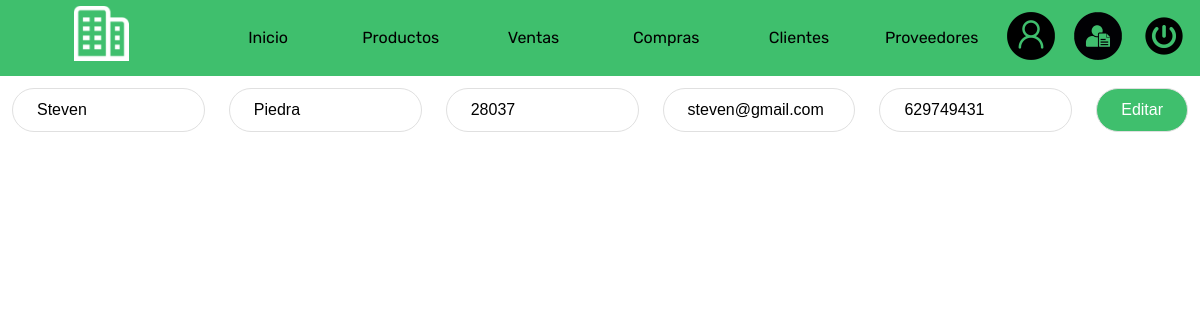
The app's page /editarclientes.php?dni=35678788C (signed in), older data.
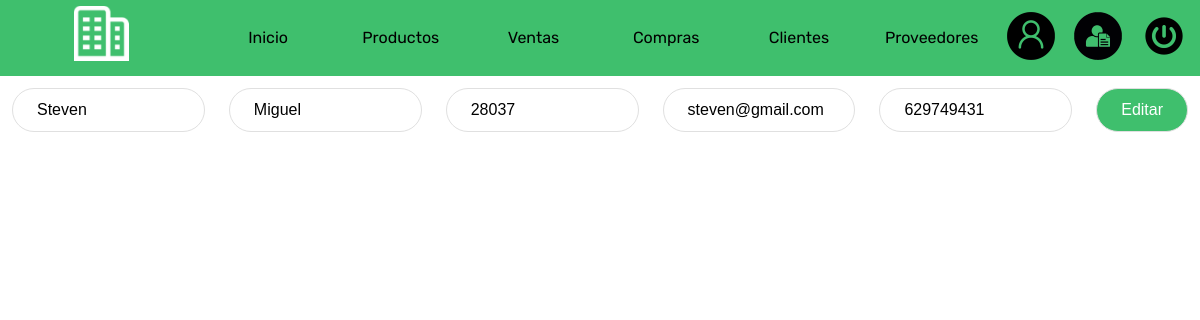
The same page, newer data.
### tables this page shows
CREATE TABLE `clientes` (
  `dni` varchar(9) NOT NULL,
  `nombre` varchar(30) DEFAULT NULL,
  `apellido` varchar(30) DEFAULT NULL,
  `correo` varchar(40) DEFAULT NULL,
  `ciudad` varchar(30) DEFAULT NULL,
  `cp` varchar(6) DEFAULT NULL,
  `iban` varchar(30) DEFAULT NULL,
  `tlf` varchar(14) DEFAULT NULL
);

### Db/Con1Db.php (called while the page is built)
<?php
class Connection
{
    public static function conn1()
    {
        $mysqli = new mysqli('localhost', 'root','', 'erp');
        if($mysqli->connect_errno)
        {
            printf("Error en la conexion: %s\n", $mysqli->coneect_errno);
        }
        else
        {
            $mysqli->set_charset('utf8');
            return $mysqli;
        }
    }
}
?>

### Controllers/EditarClientesController1.php (called while the page is built, shortened)
<?php
    $dni = $_GET['dni'];
    if(file_exists("../Db/Con1Db.php"))
    {
        require_once "../Db/Con1Db.php";
        require_once "../Models/Datos1Model.php";
    }
    elseif(file_exists("Db/Con1Db.php"))
    {
        require_once "Db/Con1Db.php";
        require_once "Models/Datos1Model.php";
    }
    $oData = new Datos;
    $sql = "SELECT * FROM clientes where dni='$dni'";
    $data = $oData->getData1($sql);
    if(empty($data))
    {
        echo"
            <div class='bloque1 negrita'>
                No hay datos.
                $dni
            </div>
        ";
    }
    else
    {
        foreach ($data as $row)
        {
            $nombre = $row->nombre;
            $apellido = $row->apellido;
            $cp = $row->cp;
            $correo = $row->correo;
            $tlf = $row->tlf;
        }
    }
?>

### Models/Datos1Model.php (called while the page is built, shortened)
<?php
class Datos
{
    private $mysqli;
    private $data;
    public function __construct()
    {
        $this->mysqli= Connection::conn1();
        $this->data=array();
    }
    public function getData1($sql)
    {
        $result = $this->mysqli->query($sql);
        while($rows=$result->fetch_object())
        {
            $this->data[]=$rows;
        }
        return $this->data;
    }
}
?>

### Views/Clientes/Clientes1EdicionView.php (the view, shortened to what this page needs)
<div class="contenedor0" id="contenedor0">
    <div class="bloque1" id="">
        <form id="formEdicionClientes1" class="bloque1 col-8">
        <?php require_once "Controllers/EditarClientesController1.php"; ?>
            <input type="text" name="textEdicionClientes2" id="textEdicionClientes2" required class="campo1" value='<?php echo $nombre;?>'>
            <input type="text" name="textEdicionClientes3" id="textEdicionClientes3" required class="campo1" value='<?php echo $apellido;?>'>
            <input type="text" name="textEdicionClientes4" id="textEdicionClientes4" required class="campo1" value='<?php echo $cp;?>'>
            <input type="text" name="textEdicionClientes5" id="textEdicionClientes5" required class="campo1" value='<?php echo $correo;?>'>
            <input type="text" name="textEdicionClientes6" id="textEdicionClientes6" required class="campo1" value='<?php echo $tlf;?>'>
            <input type="submit" name="botonEdicionClientes1" id="botonEdicionClientes1" class="boton1" value="Editar">
        </form>
    </div>
</div

Row changes from the older to the newer data that the page shows:
changed clientes "Steven": textEdicionClientes3 "Piedra" → "Miguel"
